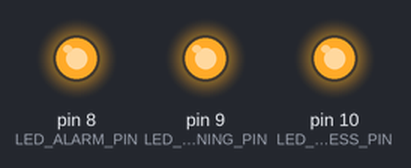
Recording of a program running on a simulated Arduino Uno, built with avr-gcc and run on an emulated ATmega328P. On the bench: output pins drawn as LEDs (lit = HIGH).

Above: at 0.1 s.
At 5.1 s:
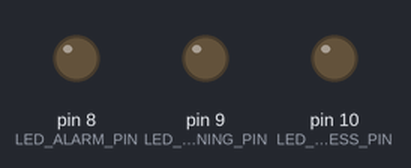
Timing chart, 0 to 6.6 s (numbered marks = the images above):
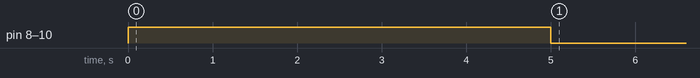

Measured:
- by itself, pin 8 (LED_ALARM_PIN), pin 9 (LED_WARNING_PIN), pin 10 (LED_SUCCESS_PIN): LOW → HIGH at 0.00 s, → LOW 5.0 s later

The program:

main.cpp
```cpp
#include <Arduino.h>
#include "nLED.h"

#define LED_ALARM_PIN       8
#define LED_WARNING_PIN     9
#define LED_SUCCESS_PIN     10


void setup() {
  Serial.begin(9600);

  pinMode(LED_ALARM_PIN, OUTPUT);
  pinMode(LED_WARNING_PIN, OUTPUT);
  pinMode(LED_SUCCESS_PIN, OUTPUT);

}
bool a = 0;
void loop() {
  static Ledn ledAlarm(LED_ALARM_PIN);
  static Ledn ledWarning(LED_WARNING_PIN);
  static Ledn ledSuccess(LED_SUCCESS_PIN);

  Ledn sysLeds[3] = {Ledn(3)};

  sysLeds[0] = ledAlarm;
  sysLeds[1] = ledWarning;
  sysLeds[2] = ledSuccess;

  if (!a){
    for ( int i =0; i<3; i++)
      sysLeds[i].turn(ON);

    a=1;
  }


  delay(5000);

  for ( auto& sysLeds : sysLeds)
    sysLeds.turn(OFF);

}
```

nLED.cpp
```cpp
#include "nLED.h"

void Ledn::turn(LedState_t order){
    digitalWrite(this->pinLed, order);
}

void Ledn::blink(unsigned long int timeOn, unsigned long int timeOff){
    uint8_t ledState = (uint8_t) digitalRead(this->pinLed);

    unsigned long int toggleTime = ledState == true ? timeOn : timeOff;

    if (millis() - this->startTimeForBlinking >= toggleTime){
        digitalWrite(this->pinLed, !ledState);
        this->startTimeForBlinking = millis();
    }
}

void Ledn::blink(unsigned int timeBlink){
    uint8_t ledState = (uint8_t) digitalRead(this->pinLed);

    if (millis() - this->startTimeForBlinking >= timeBlink){
        digitalWrite(this->pinLed, !ledState);
        this->startTimeForBlinking = millis();
    }
}
```

nLED.h
```cpp
#ifndef N_CLASS_LED
#define N_CLASS_LED
#include "Arduino.h"

enum LedState_t{OFF, ON};

class Ledn {
    private:
        uint8_t pinLed;
        unsigned long int startTimeForBlinking = 0;

    public:
        Ledn(uint8_t pinLed){
            this->pinLed = pinLed;
        }

        Ledn(){
        }

        void blink(unsigned long int timeOn, unsigned long int timeOff);
        void blink(unsigned int timeBlink);
        void turn(LedState_t order);
};

#endif /* N_CLASS_LED */
```
